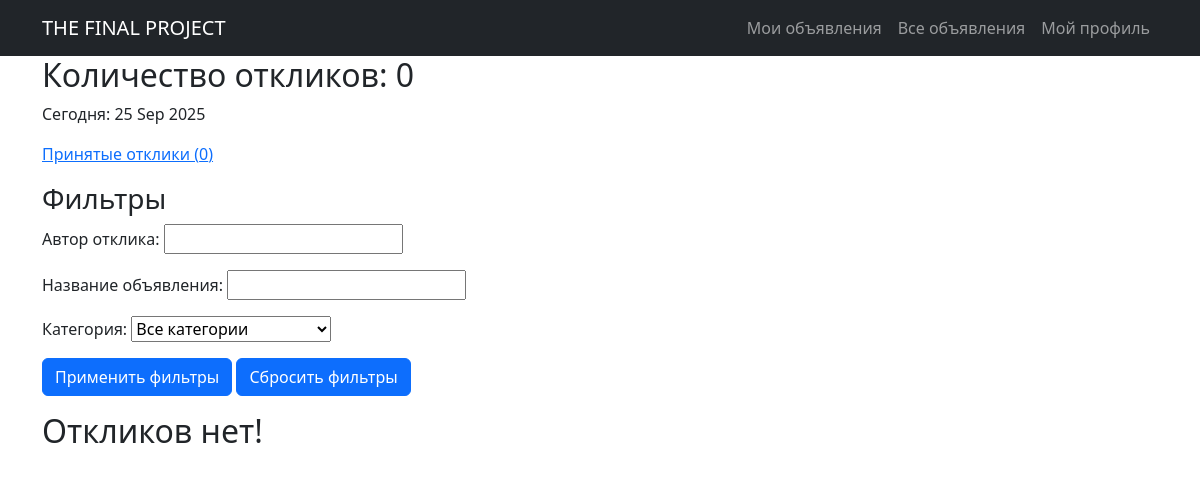
Before: /users/40/responses/search (signed in) with the older database file.
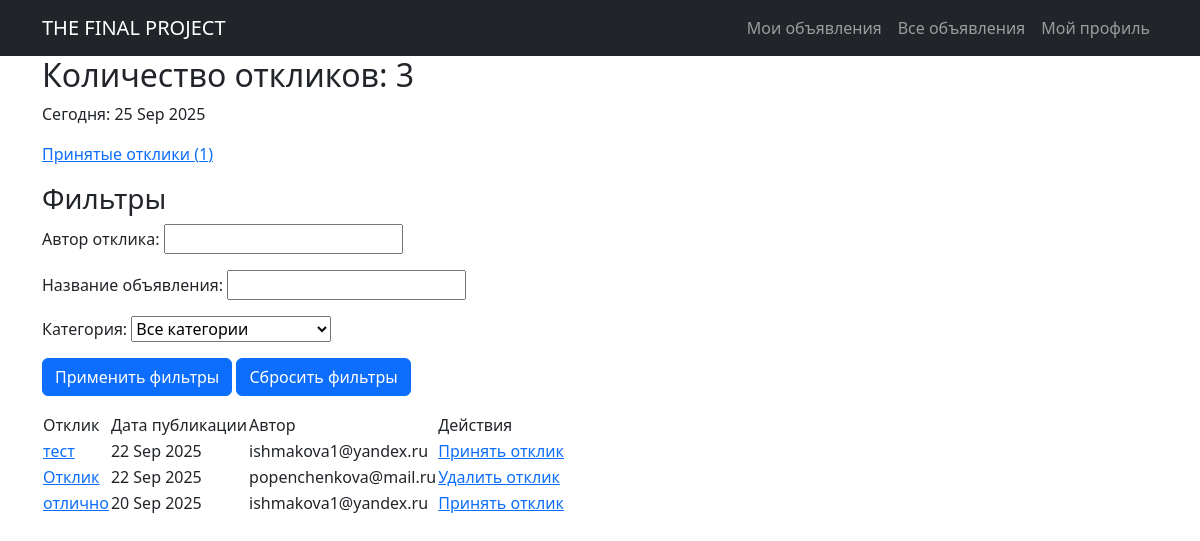
After: the same page with the newer database file.
### board/models.py (models this page shows, shortened)
class Response(models.Model):
    poster = models.ForeignKey(Poster, on_delete=models.CASCADE)
    sender = models.ForeignKey(User, on_delete=models.CASCADE, related_name='addresser')
    receiver = models.ForeignKey(User, on_delete=models.CASCADE, related_name = 'recipient')
    status = models.BooleanField(default=False)
    response = models.TextField(max_length=10000, blank=True)
    response_origin = models.DateTimeField(auto_now_add=True)

### board/views.py (the view)
# urls.py: path('users/<int:pk>/responses/search', ResponseList.as_view(), name='responses'),
class ResponseList(ListView):
    model = Response
    queryset = Response.objects.order_by('-response_origin')
    template_name = 'my_responses.html'
    context_object_name = 'responses'
    paginate_by = 5
    items = list(range(1, len(Response.objects.all()) + 1))
    def get_context_data(self, **kwargs):
        context = super().get_context_data(**kwargs)
        user = self.request.user
        accepted_count = Response.objects.filter(receiver=user, status=True).count()
        context['accepted_count'] = accepted_count
        context['time_now'] = datetime.now(timezone.utc)
        context['filterset'] = self.filterset
        return context
    def get_queryset(self):
        queryset = super().get_queryset()
        queryset = queryset.filter(receiver=self.request.user)
        self.filterset = ResponseFilter(self.request.GET, queryset=queryset)
        return self.filterset.qs.order_by('-response_origin')

### board/models.py (called while the page is built)
    def __str__(self):
        return self.name

### templates/my_responses.html (shortened to what this page needs)
{% extends 'base.html' %}
{% block content %}
    <h2 style="font-weight: normal;">Количество откликов: {{ page_obj.paginator.count}}</h2>
    <p>Сегодня: {{ time_now|date:'d M Y' }}</p>
    <a href="{% url 'accepted_responses' %}">Принятые отклики ({{ accepted_count }})</a>
    <p>
    <h3>Фильтры</h3>
    <form method="get">
        {{ filterset.form.as_p }}
        <button type="submit" class="btn btn-primary">Применить фильтры</button>
        <a href="{% url 'responses' user.id %}" class="btn btn-primary">Сбросить фильтры</a>
    </form>
     </p>
    {% if page_obj %}
        <table cellspacing="10">
            <tr>
                <td>Отклик</td>
                <td>Дата публикации</td>
                <td>Автор</td>
                <td>Действия</td>
            </tr>
            {% for response in page_obj %}
                <tr>
                    <td>
                        {% if response.id %}
                            <a href="{% url 'response_detail' response.id %}">{{ response.response }}</a>
                        {% endif %}
                    </td>
                    <td>{{ response.response_origin|date:'d M Y' }}</td>
                    <td>{{ response.sender.username }}</td>
                    <td>
                        {% if response.status %}
                            <a href="{% url 'response_delete' response.id %}">Удалить отклик</a>
                        {% else %}
                            <a href="{% url 'response_accept' response.id %}">Принять отклик</a>
                        {% endif %}
                    </td>
                </tr>
            {% endfor %}
        </table>
    {% else %}
        <h2>Откликов нет!</h2>
    {% endif %}
{% endblock content %}

Changed rows visible on the page:
added Response: response "тест", response_origin "22 Sep 2025", sender.username "ishmakova1@yandex.ru", status "Принять отклик"
added Response: response "Отклик", response_origin "22 Sep 2025", sender.username "popenchenkova@mail.ru", status "Удалить отклик"
added Response: response "отлично", response_origin "20 Sep 2025", sender.username "ishmakova1@yandex.ru", status "Принять отклик"
Other visible differences:
{{ page_obj.paginator.count }}: "0" → "3"
{{ accepted_count }}: "0" → "1"
text no longer shown: "Откликов нет!"
text now shown: "Отклик Дата публикации Автор Действия"
